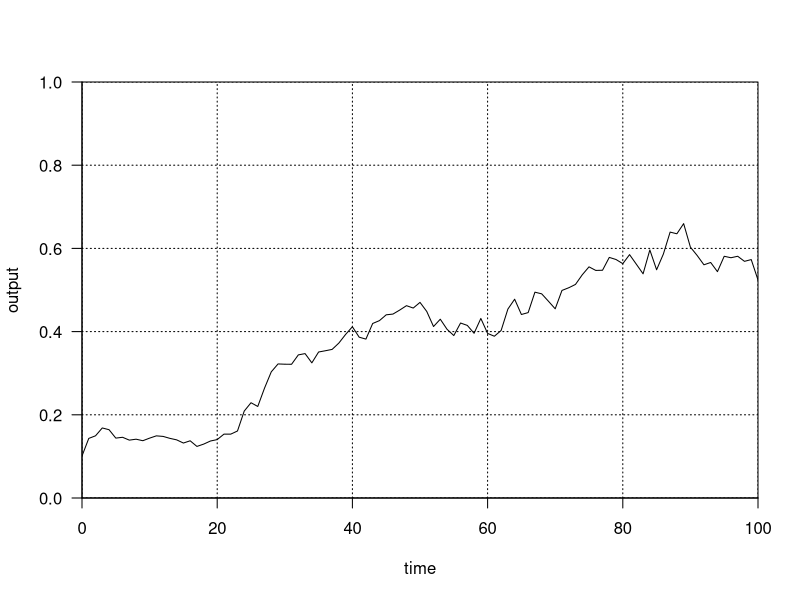

The R script that drew this image:
d <- data.frame(read.table("recnet.dat"))
names(d) <- c("t","output")
attach(d)
pdf( "recnet.pdf", height=5, width=5 )
plot( t, output, type="l", xlab="time", ylab="output", ylim=c(0,1),
     xaxs="i", las=1, yaxs="i" )
grid( col="black" )
dev.off()
